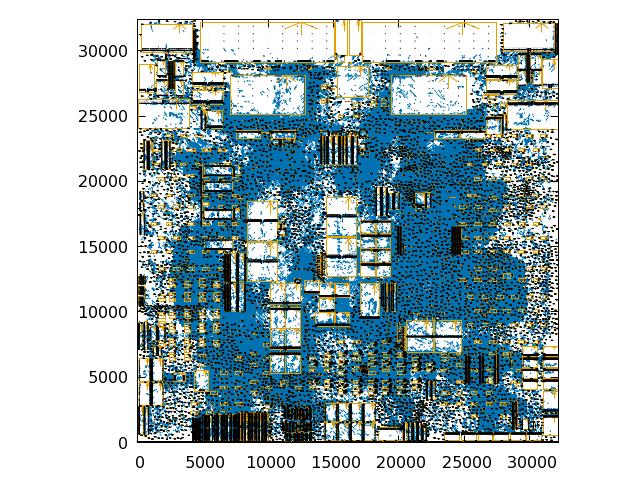

This chart was generated by the following gnuplot code:
set nokey
set term pngcairo font 'qt'
set output 'bigblue4.png'

set size ratio -1
set xrange [0:32223]
set yrange [0:32386]
plot[:][:] '../dat/bigblue4/bigblue4_chip.dat' w l lc -1, '../dat/bigblue4/bigblue4_cell.dat' w l lc 6, '../dat/bigblue4/bigblue4_pad.dat' w l lc 4, '../dat/bigblue4/bigblue4_pad_pin.dat' w l lc -1


set title 'bigblue4, MODULE= 210904, NET= 221142, HPWL= 71226344.000, ' font 'Times, 22'

set term qt
set key

set size ratio -1
plot[:][:] '../dat/bigblue4/bigblue4_chip.dat' w l lc -1, '../dat/bigblue4/bigblue4_cell.dat' w l lc 6, '../dat/bigblue4/bigblue4_pad.dat' w l lc 4, '../dat/bigblue4/bigblue4_pad_pin.dat' w l lc -1

pause -1 'Press any key'
